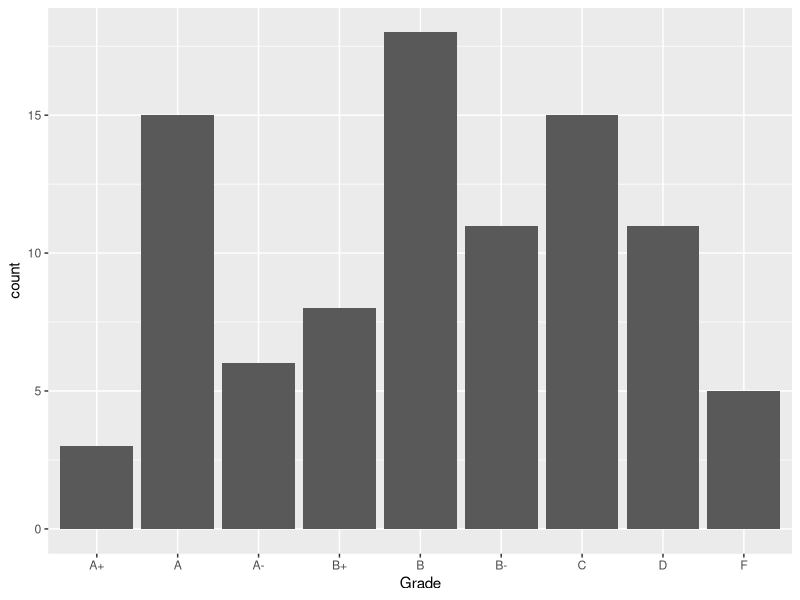
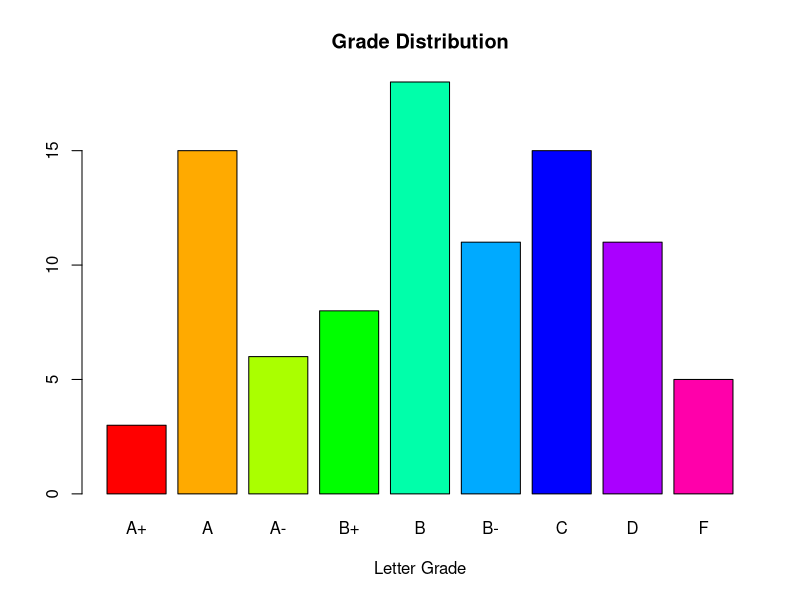
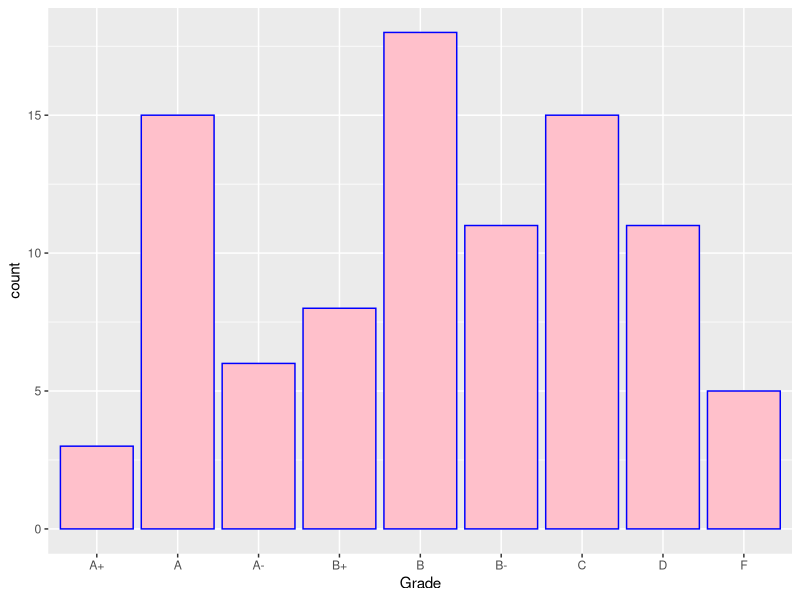
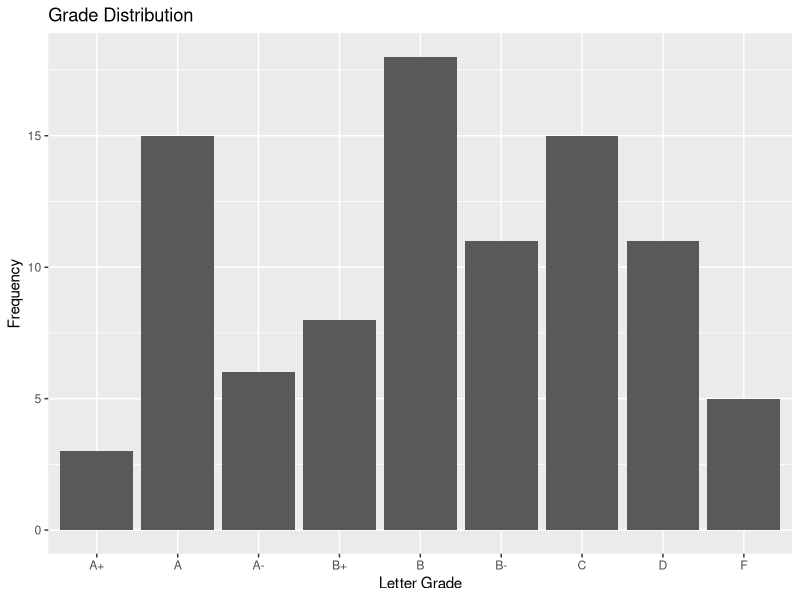
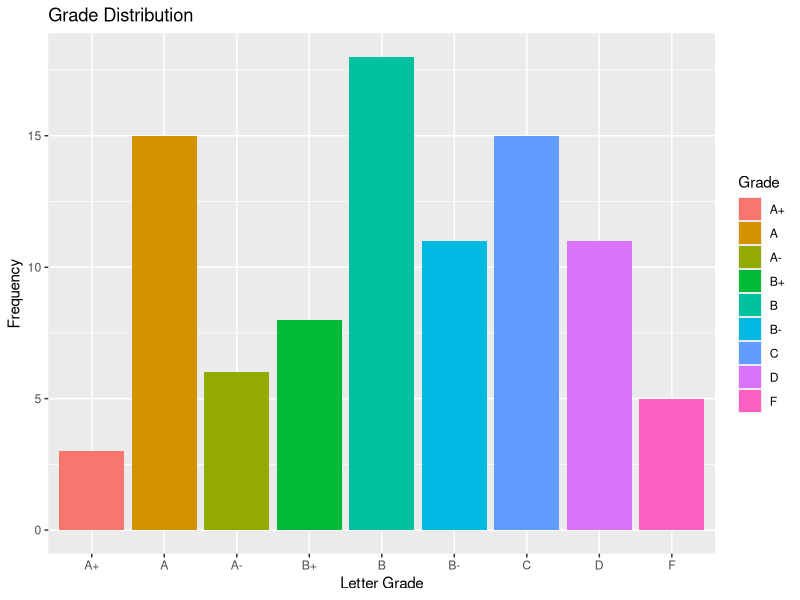
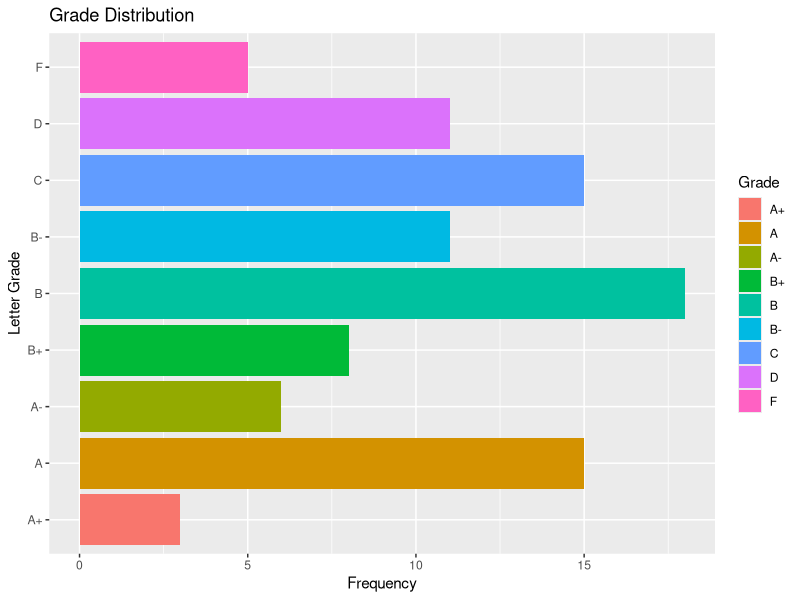
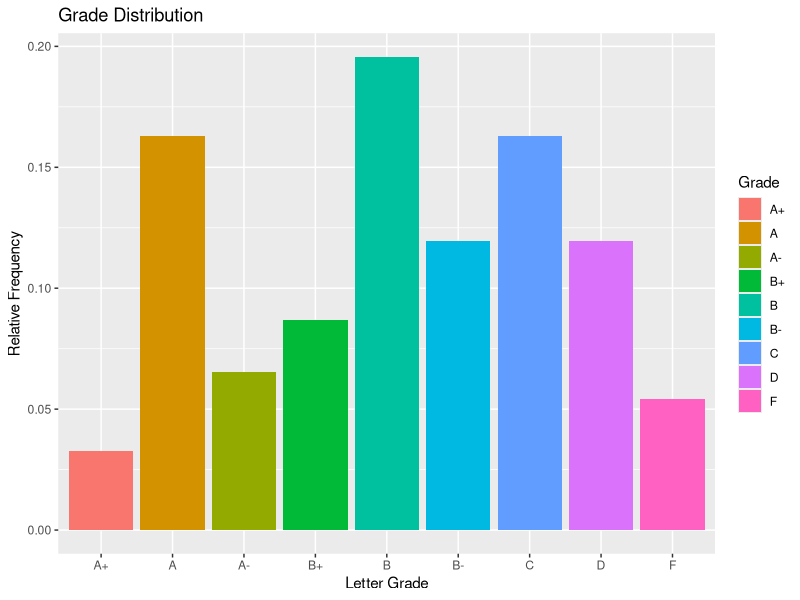
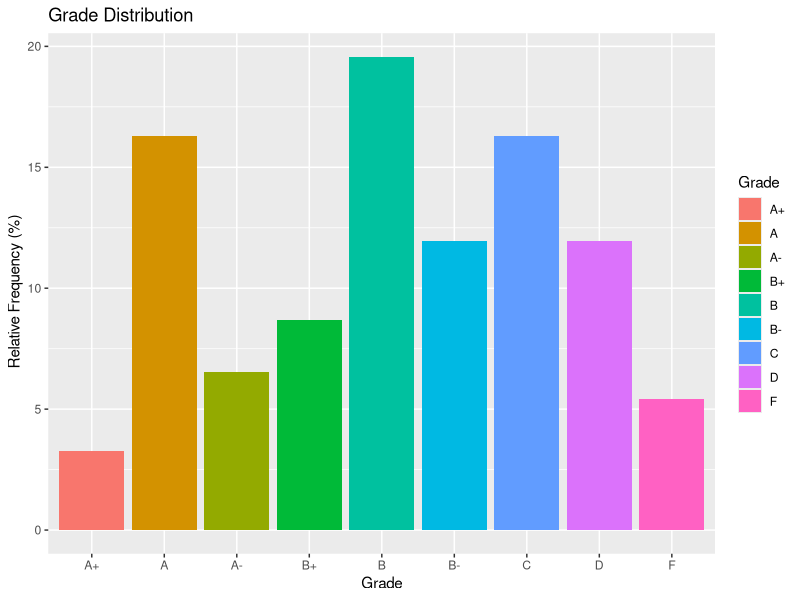

These charts were generated, in order, by the following R code:
## ---- chunk 1

#In general, do not run install.packages() in the chunk.

#Copy and paste the next line without the "#" in the console and run once.

#install.packages("tidyverse")

library(tidyverse)

#or library(ggplot2)   #just this if you only want to present graphics

## ---- chunk 2

#setwd() to set working directory
students <- read.csv(file = "rawgrades.csv", header = TRUE)
head(students)


## ---- chunk 3

#Create a factor with orders
students$Grade
students$Grade <-factor(students$Grade, 
    levels = c("A+", "A", "A-", "B+", "B", "B-", "C", "D", "F"))

#With ggplot2, we do not need to create a frequency table first.
#Let's get the table anyway.
students$Grade
gradetable <- table(students$Grade)

#basic bar chart

ggplot(data = students, aes(x = Grade)) + geom_bar()

#ggplot2 default is frequency count


#Compare ggplot with built-in R barplot

barplot(gradetable, main = "Grade Distribution", xlab = "Letter Grade", col = rainbow(length(gradetable)))


## ---- chunk 4

ggplot(data = students, aes(x = Grade)) + geom_bar(color = "blue", fill = "pink")


ggplot(data = students, aes(x = Grade)) + geom_bar() + ggtitle("Grade Distribution") + labs(x = "Letter Grade", y = "Frequency")


ggplot(data = students, aes(x = Grade, fill = Grade)) + geom_bar() + ggtitle("Grade Distribution") + labs(x = "Letter Grade", y = "Frequency")


ggplot(data = students, aes(y = Grade, fill = Grade)) + geom_bar() + ggtitle("Grade Distribution") + labs(y = "Letter Grade", x = "Frequency")


ggplot(data = students, aes(x = Grade, y = after_stat(count/sum(count)), fill = Grade)) + geom_bar() + ggtitle("Grade Distribution") + labs(x = "Letter Grade", y = "Relative Frequency")


ggplot(data = students, aes(x = Grade, y= after_stat(100*count/sum(count)), fill = Grade)) + geom_bar() +
  ggtitle("Grade Distribution") + labs(y = " Relative Frequency (%)")



## ---- chunk 5

head(students$Grade)

students$Grade <- factor(students$Grade, levels=rev(levels(students$Grade)))

head(students$Grade, 8)

ggplot(data = students, aes(x = Grade, y = after_stat(count/sum(count)), fill = Grade)) + geom_bar() + ggtitle("Grade Distribution") + labs(x = "Letter Grade", y = "Relative Frequency")

## ---- chunk 6

Grades.distn <- read.csv("grade.csv")

Grades.distn

# Vertical bar graph
ggplot(Grades.distn, aes(x = Grade, y = Count)) + geom_bar(stat = "identity")


# horizontal bar graph
ggplot(Grades.distn, aes(x = Count, y = Grade)) + geom_bar(stat = "identity")


# set colour of the bars
ggplot(Grades.distn, aes(x = Count, y = Grade)) + geom_bar(stat = "identity", fill = "red")


# set colour of the bars using colour codes and add title and labellings:

ggplot(Grades.distn, aes(x = Grade, y = Count)) + geom_bar(stat = "identity", fill = "#FF6666") +
  ggtitle("Grade Distribution") + labs(y = "Frequency")


# set different colours for different bars

ggplot(Grades.distn, aes(x = Count, y = Grade, fill = Grade)) + geom_bar(stat = "identity") +
  ggtitle("Grade Distribution") + labs(x = "Frequency")


ggplot(Grades.distn, aes(x = Grade, y = Count, fill = Grade)) + geom_bar(stat = "identity") +
  ggtitle("Grade Distribution") + labs(x = "Frequency")


#barplot without legend

ggplot(Grades.distn, aes(x = Grade, y = Count, fill = Grade)) + geom_bar(stat = "identity") +
  ggtitle("Grade Distribution") + labs(x = "Frequency") + guides(fill="none")


ggplot(Grades.distn, aes(x = Grade, y = Count, fill = Grade)) + geom_bar(stat = "identity") +
  ggtitle("Grade Distribution") + labs(x = "Frequency") + scale_fill_discrete(guide="none")


ggplot(Grades.distn, aes(x = Grade, y = Count, fill = Grade)) + geom_bar(stat = "identity") +
  ggtitle("Grade Distribution") + labs(x = "Frequency") + theme(legend.position="none")

## ---- chunk 7

# This is an assignment question.

## ---- chunk 8

pw <- PlantGrowth$weight

pw
length(pw)

ggplot(PlantGrowth, aes(x = weight)) + geom_histogram(aes(x=weight, y= after_stat(density)), binwidth = .5)

#better way to do this

hist(pw, breaks = c(3, 3.5, 4, 4.5, 5, 5.5, 6, 6.5))

hist(pw)

hist(pw, prob = TRUE)
lines(density(pw), col = 6, lwd = 3)

## ---- chunk 9

#?morley

morley_hist <- ggplot(morley, aes(x = Speed)) + geom_histogram()
morley_hist


ggplot(morley, aes(x = Speed)) + geom_histogram(color = "red", fill = "green", binwidth = 25) # specify border and fill colours, and the binwidth

ggplot(morley, aes(x = Speed)) + geom_histogram(aes(y = ..density..), color = "red", fill = "green", binwidth = 25) + geom_density(col = "blue") #scale the histogram so the total area of the histogram is 1 and add colour to be blue


ggplot(morley, aes(x = Speed)) + geom_histogram(aes(y = after_stat(density)), color = "red", fill = "green", binwidth = 25) + 
    geom_density(col = "blue") + xlim(590,1120) #specify the x-axis range


#space for notes
## ---- chunk 10

#dcba1 <- read.csv("UCBA_admitted.csv")
#class(dcba1)

dcba <- read_csv("UCBA_admitted.csv")
#class(dcba)

#difference between data frame and tibble?
#developer of tibble claims that it is a better version of data frame.

head(dcba)

Gender <- dcba$Gender
Dept <- dcba$Dept

tab1 <- table(Gender, Dept)
tab1

tab2 <- table(Dept, Gender)
tab2

#Built-in R stacked bar plot

barplot(tab1)

barplot(tab2, col = rainbow(length(tab2[,1])))


## ---- chunk 11

#from data frame
#there is no need to generate contingency table for barplots

ggplot(dcba, aes(x = Gender, fill = Dept)) + geom_bar() +
  ggtitle("Department Distribution by Gender") + labs(x = "Gender")

ggplot(dcba) + geom_bar(aes(x = Dept, fill = Gender))

ggplot(dcba, aes(x = Dept, fill = Gender)) + geom_bar() +
  ggtitle("Gender Distribution by Department") + labs(x = "Dept")

ggplot(dcba) + geom_bar(aes(Dept, fill = Gender), position = "fill") + ggtitle("Gender Distribution by Department") + labs(x = "Frequency", y = "Proportion")

ggplot(dcba) + geom_bar(aes(Dept, fill = Gender), position = "fill") + ggtitle("Gender Distribution by Department") + labs(x = "Frequency", y = "Percentage") + scale_y_continuous(labels = scales::percent)

## ---- chunk 12

#side-by-side barplots

ggplot(dcba) + geom_bar(aes(Gender, fill = Dept), position = "dodge") + ggtitle("Distribution of Department by Gender") + labs(x = "Gender")

## ---- chunk 13

morley2 <- morley
morley2$Expt <- factor(morley$Expt)

ggplot(morley2, aes(x = Speed, fill = Expt)) + geom_histogram() + facet_wrap(~Expt) + ggtitle("Speed of Light Measurement by Experiment Number")
#each subset of the data is displayed in its own panel or facet

## ---- chunk 14

#lynx dataset  
#?lynx  
head(lynx)

class(lynx)  

Year <- 1821:1934 
lynx.df <- as.data.frame(cbind(Year, lynx)) 
head(lynx.df)  

#need the x variable in sequential order 

ggplot(lynx.df, aes(x = Year, y = lynx)) + geom_line(col = "purple")  

#simple R line plot 

plot(lynx) # don't need to create time variable

## ---- chunk 15

head(PlantGrowth)

hist(PlantGrowth$weight, col = rainbow(length(PlantGrowth$weight)), xlab = "Weight", ylab = "Frequency", main = "Histogram of plant growth")

library(ggplot2)

ggplot(PlantGrowth, aes(x = weight)) + geom_histogram(bins = 5)
?geom_histogram

















## ---- chunk 16
countries <- c('Norway', 'Denmark', 'Germany', 'Switzerland', 'Austria')
countries
countries[4]

nums <- seq(20,201)
length(nums)
sum(nums)
mean(nums)

sleep <- c(8, 8, 8, 7, 8, 7, 7)
days <- c('Monday', 'Tuesday', 'Wednesday', 'Thursday', 'Friday', 'Saturday', 'Sunday')
names(sleep) <- days
sleep['Saturday']
sleep[6]
## ---- chunk 17
read.csv('FlowerData.csv')
